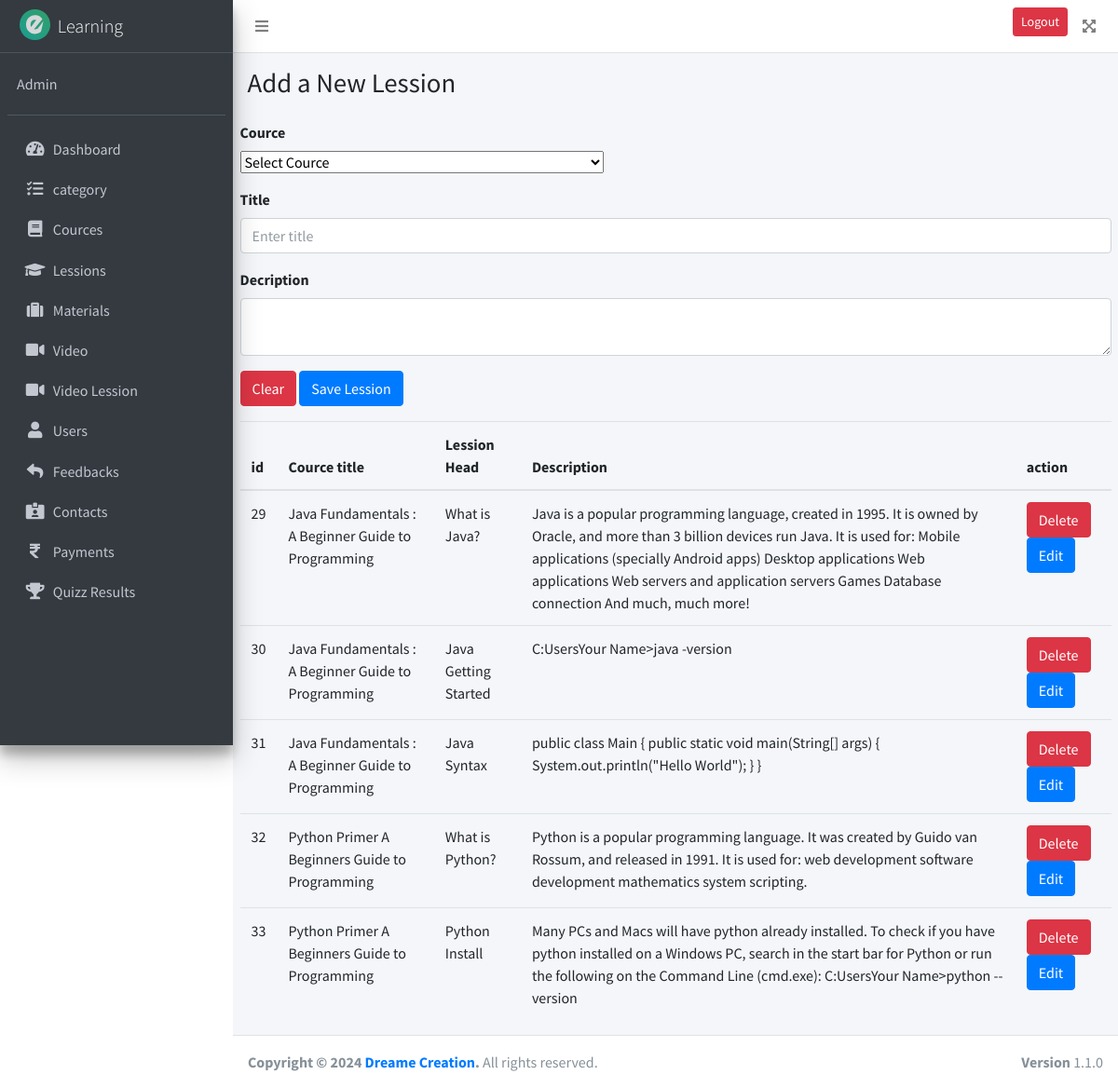
The app's page /admin/lessons.php with its own data.
### tables this page shows
CREATE TABLE `lessons` (
  `id` int(11) NOT NULL,
  `course_id` int(11) NOT NULL,
  `head` varchar(100) NOT NULL,
  `description` text NOT NULL
);

CREATE TABLE `courses` (
  `id` int(11) NOT NULL,
  `title` varchar(200) NOT NULL,
  `sub-title` varchar(200) NOT NULL,
  `sub-description` varchar(200) NOT NULL,
  `duration` int(11) NOT NULL,
  `category` varchar(100) NOT NULL,
  `level` varchar(100) NOT NULL,
  `lessons` int(11) NOT NULL,
  `img` varchar(100) NOT NULL,
  `description` text NOT NULL,
  `date` date NOT NULL DEFAULT current_timestamp(),
  `url` varchar(200) NOT NULL
);

### admin/lessons.php (the view, shortened to what this page needs)
<?php
include '../php/config.php';
?>
<!DOCTYPE html>
<html lang="en">
<head>
  <?php include 'pages/header.php' ?>
</head>
<body class="hold-transition sidebar-mini layout-fixed">
  <div class="wrapper">
    <?php include 'pages/navbar.php' ?>
    <div class="content-wrapper">
      <div class="content-header">
        <div class="container-fluid">
          <div class="row mb-2">
            <div class="col-sm-6">
              <h1 class="m-0">
                Add a New Lession
              </h1>
            </div>
            <div class="col-sm-6">
            </div>
          </div>
        </div>
      </div>
      <div class="container">
        <form method="post">
          <div class="mb-3">
            <label for="" class="form-label">Cource</label> <br>
            <select required class="form-select form-select-lg" name="cource" id="">
              <option selected>Select Cource</option>
            </select>
          </div>
          <div class="mb-3">
            <label for="" class="form-label">Title</label>
            <input type="text" required class="form-control" name="title" id="" aria-describedby="helpId"
              placeholder="Enter title" />
          </div>
          <div class="mb-3">
            <label for="" class="form-label">Decription</label>
            <textarea required name="Decription" class="form-control" id="" rows="2" cols="3"></textarea>
          </div>
          <button type="clear" class="btn btn-danger mb-3">
            Clear
          </button>
          <button type="submit" name="add_lession" id="" class="btn btn-primary mb-3">
            Save Lession
          </button>
        </form>
      </div>
      <div class="container">
        <div class="table-responsive">
          <table class="table">
            <thead>
              <tr>
                <th scope="col">id</th>
                <th scope="col">Cource title</th>
                <th scope="col">Lession Head</th>
                <th scope="col">Description</th>
                <th scope="col">action</th>
              </tr>
            </thead>
            <tbody>
              <?php
              $run_cources_lessons_q = mysqli_query($con, "SELECT * FROM `lessons` where 1");
              while ($run_cources_lessons = mysqli_fetch_assoc($run_cources_lessons_q)) {
                ?>
                <tr class="">
                  <td scope="row">
                    <?= $run_cources_lessons['id'] ?>
                  </td>
                  <td>
                    <?php
                   $lession_c_id = $run_cources_lessons['course_id'];
                    $select_lession = "SELECT * FROM `courses` WHERE `lessons` =   $lession_c_id";
                    $run_lession = mysqli_query($con, $select_lession);
                    while ($row_lession = mysqli_fetch_array($run_lession)) {
                    echo  $lession_head = $row_lession['title'];
                    } ?>
                  </td>
                  <td>
                    <?= $run_cources_lessons['head'] ?>
                  </td>
                  <td>
                    <?= $run_cources_lessons['description'] ?>
                  </td>
                  <td>
                    <button type="button" class="btn btn-danger"> Delete </button>
                    <button type="button" class="btn btn-primary"> Edit </button>
                  </td>
                </tr>
                <?php
              }
              ?>
            </tbody>
          </table>
        </div>
      </div>
    </div>
    <?php include 'pages/footer.php' ?>
</body>
</html>

### records on screen
lessons: id "29", head "What is Java?", description "Java is a popular programming language, created in 1995. It is owned by Oracle, and more than 3 billion devices run Java. It is used for: Mobile applications (specially Android apps) Desktop applications Web applications Web servers and application servers Games Database connection And much, much more!"
courses: title "Java Fundamentals : A Beginner Guide to Programming"
lessons: id "30", head "Java Getting Started", description "C:UsersYour Name>java -version"
lessons: id "31", head "Java Syntax", description "public class Main { public static void main(String[] args) { System.out.println(\"Hello World\"); } }"
lessons: id "32", head "What is Python?", description "Python is a popular programming language. It was created by Guido van Rossum, and released in 1991. It is used for: web development software development mathematics system scripting."
courses: title "Python Primer A Beginners Guide to Programming"
lessons: id "33", head "Python Install", description "Many PCs and Macs will have python already installed. To check if you have python installed on a Windows PC, search in the start bar for Python or run the following on the Command Line (cmd.exe): C:UsersYour Name>python --version"
